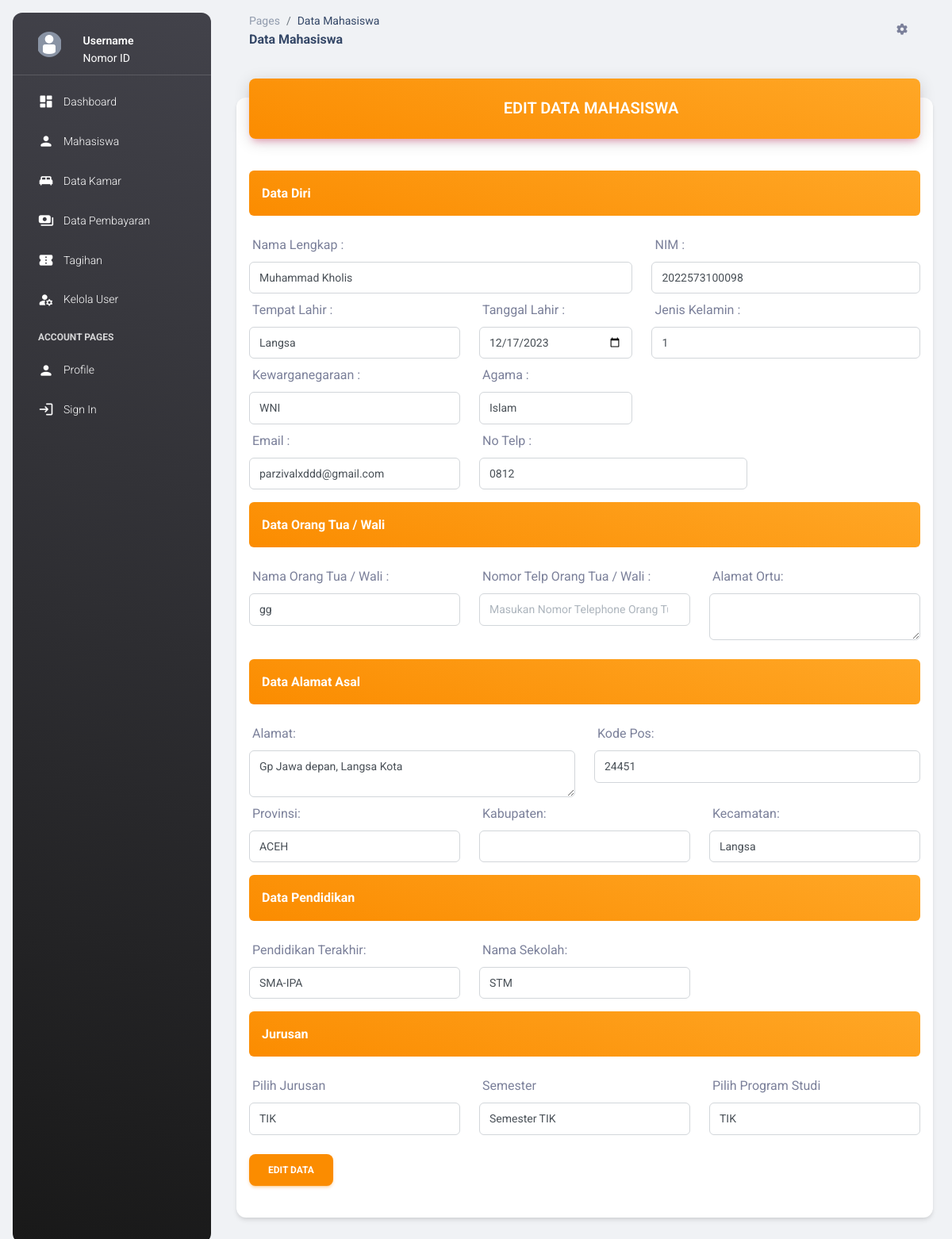
The page /edit_mahasiswa.php?id=2 on the database as committed earlier.
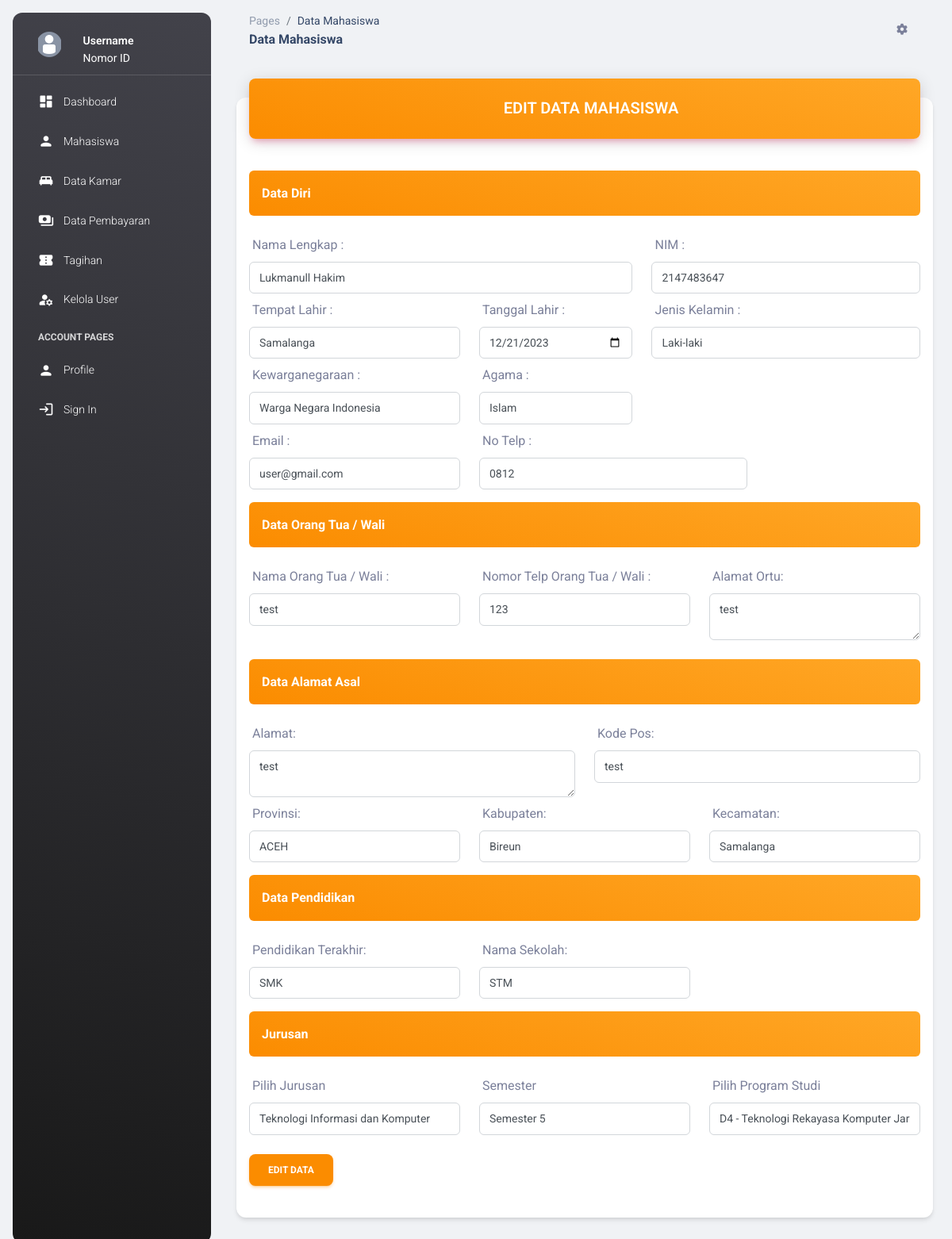
The same page on the database as committed later.
### tables this page shows
CREATE TABLE `mahasiswa` (
  `id_mhs` int(11) NOT NULL,
  `nim` int(20) DEFAULT NULL,
  `nama_mhs` varchar(255) DEFAULT NULL,
  `foto` varchar(500) DEFAULT NULL,
  `tempat` varchar(255) DEFAULT NULL,
  `tgl_lahir` date DEFAULT NULL,
  `jk` varchar(15) DEFAULT NULL,
  `kewarganegaraan` varchar(50) DEFAULT NULL,
  `agama` varchar(50) DEFAULT NULL,
  `email` varchar(255) DEFAULT NULL,
  `no_hp` varchar(15) DEFAULT NULL,
  `kode_pos` varchar(10) DEFAULT NULL,
  `alamat` text DEFAULT NULL,
  `provinsi` varchar(100) DEFAULT NULL,
  `kabupaten` varchar(100) DEFAULT NULL,
  `kecamatan` varchar(100) DEFAULT NULL,
  `ortu` varchar(255) DEFAULT NULL,
  `no_hp_ortu` varchar(15) DEFAULT NULL,
  `alamat_ortu` text DEFAULT NULL,
  `pendidikan` varchar(255) DEFAULT NULL,
  `nama_sekolah` varchar(255) DEFAULT NULL,
  `jurusan` varchar(255) DEFAULT NULL,
  `prodi` varchar(255) DEFAULT NULL,
  `semester` int(11) DEFAULT NULL,
  `id_kamar` int(15) DEFAULT NULL
);

### edit_mahasiswa.php (the view, shortened to what the changed rows need)
<?php include 'proses/koneksi.php'; ?>
<!DOCTYPE html>
<html lang="en">
<head>
  <link href="./assets/css/nucleo-icons.css" rel="stylesheet" />
  <link href="./assets/css/nucleo-svg.css" rel="stylesheet" />
  <link id="pagestyle" href="./assets/css/material-dashboard.css?v=3.0.0" rel="stylesheet" />
</head>
<body class="g-sidenav-show bg-gray-200">
  <main class="main-content position-relative max-height-vh-100 h-100 border-radius-lg">
    <div class="container-fluid py-4">
      <div class="row">
        <div class="col-12">
          <div class="card my-4">
            <div class="card-body px-0 pb-2 m-3">
              <?php
              $id = $_GET['id'];
              $query = mysqli_query($conn, "SELECT * FROM mahasiswa WHERE id_mhs = $id");
              $row = mysqli_fetch_array($query);
              ?>
              <form id="form" action="proses/proses_edit_mahasiswa.php" method="GET" enctype="multipart/form-data">
                <div class="row">
                  <div class="col-sm-7">
                    <div class="input-group input-group-outline">
                      <input type="text" name="nama" value="<?php echo $row['nama_mhs'] ?>" class="form-control"
                        placeholder="Masukan Nama Lengkap" />
                    </div>
                  </div>
                  <div class="col-sm-5">
                    <div class="input-group input-group-outline">
                      <input type="number" name="nim" value="<?php echo $row['nim'] ?>" class="form-control"
                        placeholder="Masukan Nomor NIK / NIM" />
                    </div>
                  </div>
                </div>
                <div class="row">
                  <div class="col-sm-4">
                    <div class="input-group input-group-outline">
                      <input type="text" name="tempat_lahir" value="<?php echo $row['tempat'] ?>" class="form-control"
                        placeholder="Masukan Tempat Lahir" />
                    </div>
                  </div>
                  <div class="col-sm-3">
                    <div class="input-group input-group-outline">
                      <input type="date" name="tanggal_lahir" value="<?php echo $row['tgl_lahir'] ?>"
                        class="form-control" />
                    </div>
                  </div>
                  <div class="col-sm-5">
                    <div class="input-group input-group-outline">
                      <select class="form-control" name="jk" value="<?php echo $row['jk'] ?>">
                        <option value="<?php echo $row['jk'] ?>">
                          <?php echo $row['jk'] ?>
                        </option>
                      </select>
                    </div>
                  </div>
                </div>
                <div class="row">
                  <div class="col-sm-4">
                    <div class="input-group input-group-outline">
                      <select class="form-control" name="kewarganegaraan" value="<?php echo $row['kewarganegaraan'] ?>">
                        <option value="<?php echo $row['kewarganegaraan'] ?>">
                          <?php echo $row['kewarganegaraan'] ?>
                        </option>
                      </select>
                    </div>
                  </div>
                  <div class="col-sm-3">
                    <div class="input-group input-group-outline">
                      <select class="form-control" name="agama" value="<?php echo $row['agama'] ?>">
                        <option value="<?php echo $row['agama'] ?>">
                          <?php echo $row['agama'] ?>
                        </option>
                      </select>
                    </div>
                  </div>
                </div>
                <div class="row">
                  <div class="col-sm-4">
                    <div class="input-group input-group-outline">
                      <input type="email" name="email" value="<?php echo $row['email'] ?>" class="form-control"
                        placeholder="Masukan Email" />
                    </div>
                  </div>
                  <div class="col-sm-5">
                    <div class="input-group input-group-outline">
                      <input type="tel" name="no_telp" value="<?php echo $row['no_hp'] ?>" class="form-control"
                        placeholder="Masukan No Telp" />
                    </div>
                  </div>
                </div>
                <div class="row">
                  <div class="col-sm-4">
                    <div class="input-group input-group-outline">
                      <input type="text" name="nama_ortu" value="<?php echo $row['ortu'] ?>" class="form-control"
                        placeholder="Masukan Nama Orang Tua / Wali" />
                    </div>
                  </div>
                  <div class="col-sm-4">
                    <div class="input-group input-group-outline">
                      <input type="number" name="nomor_ortu" value="<?php echo $row['no_hp_ortu'] ?>"
                        class="form-control" placeholder="Masukan Nomor Telephone Orang Tua / Wali" />
                    </div>
                  </div>
                  <div class="col-sm-4">
                    <div class="input-group input-group-outline">
                      <textarea class="form-control" name="alamatortu" rows="2"
                        id="alamat"><?php echo $row['alamat_ortu'] ?></textarea>
                    </div>
                  </div>
                </div>
                <div class="row">
                  <div class="col-sm-6">
                    <div class="input-group input-group-outline">
                      <textarea class="form-control" name="alamat" rows="2"
                        id="alamat"><?php echo $row['alamat'] ?></textarea>
                    </div>
                  </div>
                  <div class="col-sm-6">
                    <div class="input-group input-group-outline">
                      <input type="text" name="kode_pos" value="<?php echo $row['kode_pos'] ?>" class="form-control"
                        placeholder="Kode Pos" />
                    </div>
                  </div>
                </div>
                <div class="row">
                  <div class="col-sm-4">
                    <div class="input-group input-group-outline">
                      <select class="form-control" name="provinsi" value="<?php echo $row['provinsi'] ?>" id="provinsi">
                        <option value="<?php echo $row['provinsi'] ?>">
                          <?php echo $row['provinsi'] ?>
                        </option>
                      </select>
                    </div>
                  </div>
                  <div class="col-sm-4">
                    <div class="input-group input-group-outline">
                      <input type="text" class="form-control" name="kabupaten" value="<?php echo $row['kabupaten'] ?>">
                    </div>
                  </div>
                  <div class="col-sm-4">
                    <div class="input-group input-group-outline">
                      <input type="text" class="form-control" name="kecamatan" value="<?php echo $row['kecamatan'] ?>">
                    </div>
                  </div>
                </div>
                <div class="row">
                  <div class="col-sm-4">
                    <div class="input-group input-group-outline">
                      <select class="form-control" name="pendidikan" value="<?php echo $row['pendidikan'] ?>">
                        <option value="<?php echo $row['pendidikan'] ?>">
                          <?php echo $row['pendidikan'] ?>
                        </option>
                      </select>
                    </div>
                  </div>
                  <div class="col-sm-4">
                    <div class="input-group input-group-outline">
                      <input type=" text" name="sekolah" value="<?php echo $row['nama_sekolah'] ?>" class="form-control"
                        placeholder="Masukan Nama Sekolah" />
                    </div>
                  </div>
                </div>
                <div class="row">
                  <div class="col-sm-4">
                    <div class="input-group input-group-outline">
                      <select class="form-control" name="jurusan" value="<?php echo $row['jurusan'] ?>">
                        <option value="<?php echo $row['jurusan'] ?>">
                          <?php echo $row['jurusan'] ?>
                        </option>
                      </select>
                    </div>
                  </div>
                  <div class="col-sm-4">
                    <div class="input-group input-group-outline">
                      <select class="form-control" name="semester" value="<?php echo $row['semester'] ?>">
                        <option value="<?php echo $row['semester'] ?>">
                          Semester
                          <?php echo $row['semester'] ?>
                        </option>
                      </select>
                    </div>
                  </div>
                  <div class="col-sm-4">
                    <div class="input-group input-group-outline">
                      <select class="form-control" name="prodi" value="<?php echo $row['prodi'] ?>">
                        <option value="<?php echo $row['prodi'] ?>">
                          <?php echo $row['prodi'] ?>
                        </option>
                      </select>
                    </div>
                  </div>
              </form>
            </div>
          </div>
        </div>
      </div>
    </div>
  </main>
</body>
</html>

Rows that differ between the two databases and show on the page:
changed mahasiswa "Islam": nama "Muhammad Kholis" → "Lukmanull Hakim"; nim "2022573100098" → "2147483647"; tempat_lahir "Langsa" → "Samalanga"; tanggal_lahir "12/17/2023" → "12/21/2023"; jk "1" → "Laki-laki"; kewarganegaraan "WNI" → "Warga Negara Indonesia"; email "parzivalxddd@gmail.com" → "user@gmail.com"; nama_ortu "gg" → "test"; nomor_ortu (not shown) → "123"; alamatortu (not shown) → "test"; alamat "Gp Jawa depan, Langsa Kota" → "test"; kode_pos "24451" → "test"; kabupaten (not shown) → "Bireun"; kecamatan "Langsa" → "Samalanga"; pendidikan "SMA-IPA" → "SMK"; jurusan "TIK" → "Teknologi Informasi dan Komputer"; semester "Semester TIK" → "Semester 5"; prodi "TIK" → "D4 - Teknologi Rekayasa Komputer Jaringan"
